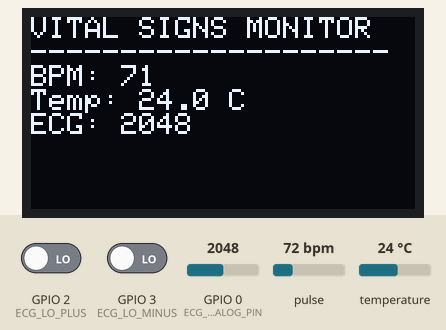
Bench run of a sketch on a simulated ESP32-C3. Parts: 128×64 one-colour display. The test bench sets the inputs (shaded band); at power-on: GPIO 2 (ECG_LO_PLUS) LOW, pulse 72 bpm, temperature 24 °C, GPIO 0 (ECG_ANALOG_PIN) = 2048, GPIO 3 (ECG_LO_MINUS) LOW. WiFi joins after 1.5 s; servers stay silent unless stated; what the sketch prints to the serial monitor is not drawn.

Above: at 6.0 s.
6.1 s: GPIO 2 (ECG_LO_PLUS) driven HIGH
At 8.5 s:
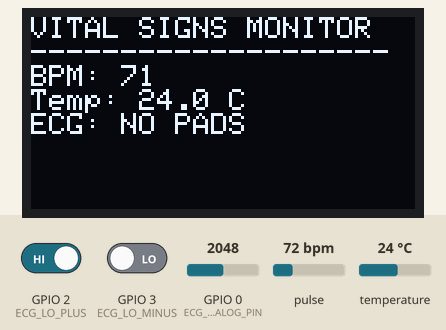
11.1 s: pulse set to 130 bpm
At 12.0 s:
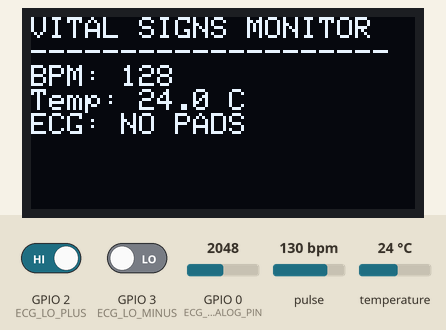
13.7 s: temperature set to 12 °C
At 16.3 s:
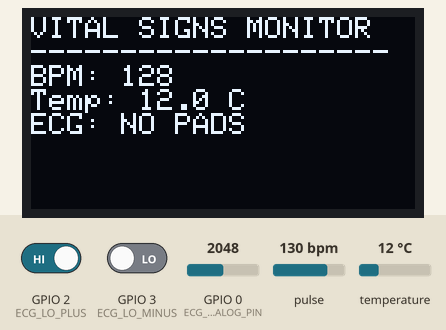
16.5 s: pulse set to 42 bpm
At 18.9 s:
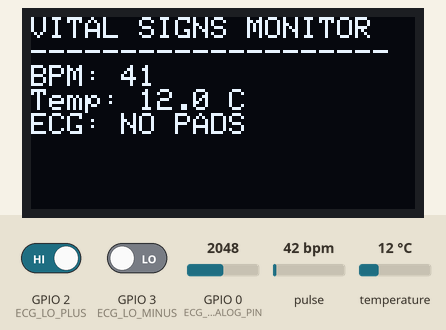
19.2 s: pulse set to 158 bpm
At 21.0 s:
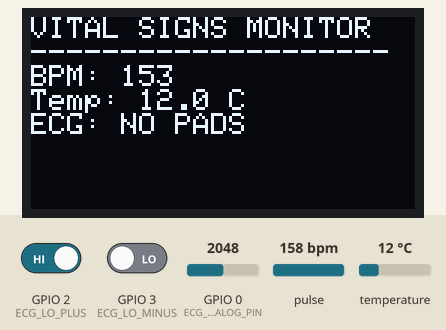
21.1 s: temperature set to 19 °C
At 21.92 s:
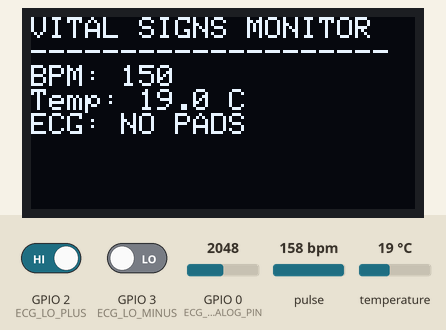
Timing chart, 0 to 24.1 s (numbered marks = the images above; inputs shaded):
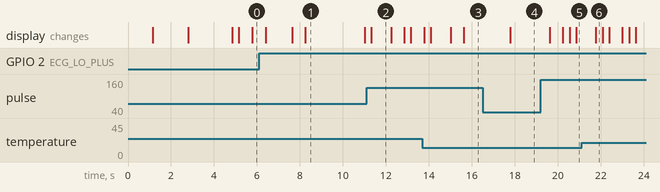

The sketch:

main_ino_copy_20260913104100_copy_20260913115453.ino
```cpp
#include <Wire.h>
#include <Adafruit_GFX.h>
#include <Adafruit_SSD1306.h>
#include "MAX30105.h"
#include "heartRate.h"
#include <OneWire.h>
#include <DallasTemperature.h>
#include <WiFi.h>
#include <WebServer.h>

// --- ESP32-C3 PIN CONFIGURATION ---
#define I2C_SDA          8
#define I2C_SCL          9
#define ECG_ANALOG_PIN   0
#define ECG_LO_PLUS      2
#define ECG_LO_MINUS     3
#define TEMP_BUS_PIN     4

// OLED Display Setup
#define SCREEN_WIDTH 128
#define SCREEN_HEIGHT 64
#define OLED_RESET    -1
Adafruit_SSD1306 display(SCREEN_WIDTH, SCREEN_HEIGHT, &Wire, OLED_RESET);

// Sensors Setup
MAX30105 particleSensor;
OneWire oneWire(TEMP_BUS_PIN);
DallasTemperature tempSensor(&oneWire);

// Web Server Setup
WebServer server(80);
const char* ssid = "DEV";           // Your Wi-Fi Name
const char* password = "123456789"; // Your Wi-Fi Password

// Global Data Variables
int bpm = 0;
float bodyTemp = 0.0;
int rawECG = 0;
int filteredECG = 0;
bool leadsOff = false;

// Heart Rate Calculation Variables
unsigned long lastBeat = 0;
float beatsPerMinute = 0;

// Moving Average Filter for ECG
const int FILTER_WINDOW = 5;
int ecgBuffer[FILTER_WINDOW] = {0};
int bufferIndex = 0;

int getFilteredECG(int rawVal) {
  ecgBuffer[bufferIndex] = rawVal;
  bufferIndex = (bufferIndex + 1) % FILTER_WINDOW;
  long sum = 0;
  for (int i = 0; i < FILTER_WINDOW; i++) {
    sum += ecgBuffer[i];
  }
  return sum / FILTER_WINDOW;
}

// HTML Dashboard
const char HTML_PAGE[] PROGMEM = R"rawliteral(
<!DOCTYPE html>
<html>
<head>
  <title>Full Health Monitoring System</title>
  <meta name="viewport" content="width=device-width, initial-scale=1">
  <style>
    body { font-family: Arial; text-align: center; background: #0f172a; color: #fff; margin:0; padding:20px;}
    .card { background: #1e293b; padding: 15px; margin: 10px auto; max-width: 320px; border-radius: 12px; box-shadow: 0 4px 6px rgba(0,0,0,0.3); }
    h1 { color: #ef4444; margin-bottom: 5px; }
    .val { font-size: 2.2em; color: #38bdf8; font-weight: bold; }
    .status { font-size: 1em; padding: 5px 10px; border-radius: 15px; display: inline-block; margin-top: 5px; }
    .ok { background: #15803d; color: #fff; }
    .warn { background: #b91c1c; color: #fff; }
  </style>
</head>
<body>
  <h1>Patient Health Vitals</h1>
  <p>ESP32-C3 Full IoT System</p>

  <div class="card">
    <h3>Heart Rate (MAX30102)</h3>
    <div class="val"><span id="bpm">--</span> <small style="font-size:0.5em">BPM</small></div>
  </div>

  <div class="card">
    <h3>Body Temperature</h3>
    <div class="val"><span id="temp">--</span> <small style="font-size:0.5em">&deg;C</small></div>
  </div>

  <div class="card">
    <h3>Live ECG Value</h3>
    <div class="val" id="ecg">--</div>
    <div id="status" class="status ok">ECG Electrodes Connected</div>
  </div>

  <script>
    setInterval(() => {
      fetch('/data').then(r => r.json()).then(d => {
        document.getElementById('bpm').innerText = d.bpm;
        document.getElementById('temp').innerText = d.temp;
        document.getElementById('ecg').innerText = d.ecg;
        const stat = document.getElementById('status');
        if (d.leadsOff) {
          stat.innerText = "ECG Pads Disconnected!";
          stat.className = "status warn";
        } else {
          stat.innerText = "ECG Electrodes Connected";
          stat.className = "status ok";
        }
      });
    }, 500);
  </script>
</body>
</html>
)rawliteral";

void handleRoot() {
  server.send(200, "text/html", HTML_PAGE);
}

void handleData() {
  String json = "{\"bpm\":" + String(bpm) + ",\"temp\":" + String(bodyTemp, 1) + ",\"ecg\":" + String(filteredECG) + ",\"leadsOff\":" + String(leadsOff ? "true" : "false") + "}";
  server.send(200, "application/json", json);
}

void setup() {
  Serial.begin(9600);
  delay(1000);
  Serial.println("\n--- Starting ESP32-C3 Health Monitor ---");

  // 1. Configure ADC Attenuation
  analogSetPinAttenuation(ECG_ANALOG_PIN, ADC_11db);

  // 2. Initialize Custom I2C Bus & Set Standard Clock Speed
  Wire.begin(I2C_SDA, I2C_SCL);
  Wire.setClock(100000);
  delay(100);

  // 3. Configure Lead-off Detection Pins
  pinMode(ECG_LO_PLUS, INPUT);
  pinMode(ECG_LO_MINUS, INPUT);

  // 4. OLED Initialization
  if (!display.begin(SSD1306_SWITCHCAPVCC, 0x3C)) {
    Serial.println(F("OLED 0x3C failed, trying 0x3D..."));
    if (!display.begin(SSD1306_SWITCHCAPVCC, 0x3D)) {
      Serial.println(F("OLED not responding at 0x3C or 0x3D!"));
    } else {
      Serial.println(F("OLED Initialized at 0x3D!"));
    }
  } else {
    Serial.println(F("OLED Initialized at 0x3C!"));
  }

  display.clearDisplay();
  display.setTextSize(1);
  display.setTextColor(SSD1306_WHITE);
  display.setCursor(0, 0);
  display.println("Connecting Wi-Fi...");
  display.display();

  // 5. Initialize MAX30102 Pulse Sensor
  if (!particleSensor.begin(Wire, I2C_SPEED_STANDARD)) {
    Serial.println("MAX30102 not found on I2C bus!");
  } else {
    particleSensor.setup();
    particleSensor.setPulseAmplitudeRed(0x0A);
    particleSensor.setPulseAmplitudeGreen(0);
    Serial.println("MAX30102 Initialized Successfully!");
  }

  // 6. Initialize DS18B20 Temp Sensor
  tempSensor.begin();
  tempSensor.setWaitForConversion(false);
  tempSensor.requestTemperatures();

  // 7. Connect to Wi-Fi
  Serial.print("Connecting to Wi-Fi: ");
  Serial.println(ssid);
  WiFi.begin(ssid, password);
  while (WiFi.status() != WL_CONNECTED) {
    delay(500);
    Serial.print(".");
  }

  Serial.println("\n====================================");
  Serial.println("Wi-Fi Connected Successfully!");
  Serial.print("OPEN THIS URL IN YOUR BROWSER: http://");
  Serial.println(WiFi.localIP());
  Serial.println("====================================\n");

  // 8. Setup Web Server Handlers
  server.on("/", handleRoot);
  server.on("/data", handleData);
  server.begin();

  display.clearDisplay();
  display.setCursor(0, 0);
  display.println("All Systems Ready!");
  display.println("IP Address:");
  display.println(WiFi.localIP());
  display.display();
  delay(2000);
}

unsigned long lastTempRead = 0;
unsigned long lastDisplayUpdate = 0;

void loop() {
  server.handleClient();

  // 1. Continuous ECG Reading
  if ((digitalRead(ECG_LO_PLUS) == 1) || (digitalRead(ECG_LO_MINUS) == 1)) {
    leadsOff = true;
    rawECG = 0;
  } else {
    leadsOff = false;
    rawECG = analogRead(ECG_ANALOG_PIN);
  }
  filteredECG = getFilteredECG(rawECG);

  // 2. Continuous MAX30102 Pulse Reading
  long irValue = particleSensor.getIR();
  if (irValue > 50000) {
    if (checkForBeat(irValue)) {
      long delta = millis() - lastBeat;
      lastBeat = millis();
      beatsPerMinute = 60 / (delta / 1000.0);

      if (beatsPerMinute < 255 && beatsPerMinute > 20) {
        bpm = (int)beatsPerMinute;
      }
    }
  } else {
    bpm = 0;
  }

  // 3. Asynchronous Temperature Reading (Every 1.5 Seconds)
  if (millis() - lastTempRead > 1500) {
    bodyTemp = tempSensor.getTempCByIndex(0);
    tempSensor.requestTemperatures();
    lastTempRead = millis();
  }

  // 4. OLED Refresh (Every 300 ms)
  if (millis() - lastDisplayUpdate > 300) {
    lastDisplayUpdate = millis();

    display.clearDisplay();
    display.setCursor(0, 0);
    display.setTextSize(1);
    display.println("VITAL SIGNS MONITOR");
    display.println("--------------------");

    display.print("BPM: ");
    if (bpm > 0) display.println(bpm); else display.println("No Finger");

    display.print("Temp: ");
    if (bodyTemp > -50 && bodyTemp < 100) {
      display.print(bodyTemp, 1);
      display.println(" C");
    } else {
      display.println("Error");
    }

    display.print("ECG: ");
    if (leadsOff) display.println("NO PADS"); else display.println(filteredECG);

    display.display();
  }
}
```

Measured:
- after the input at 6.1 s, the display: changes after 0.30 s (image 1)
- after the input at 11.1 s, the display: changes after 0.22 s (image 2)
- after the input at 13.7 s, the display: first differs from a run without the input after 0.39 s (image 3)
- after the input at 19.2 s, the display: first changes after 0.42 s (image 5 shows a later state)
- what the display in image 1 shows lasts 2.8 s, from 8.2 s to 11.0 s
